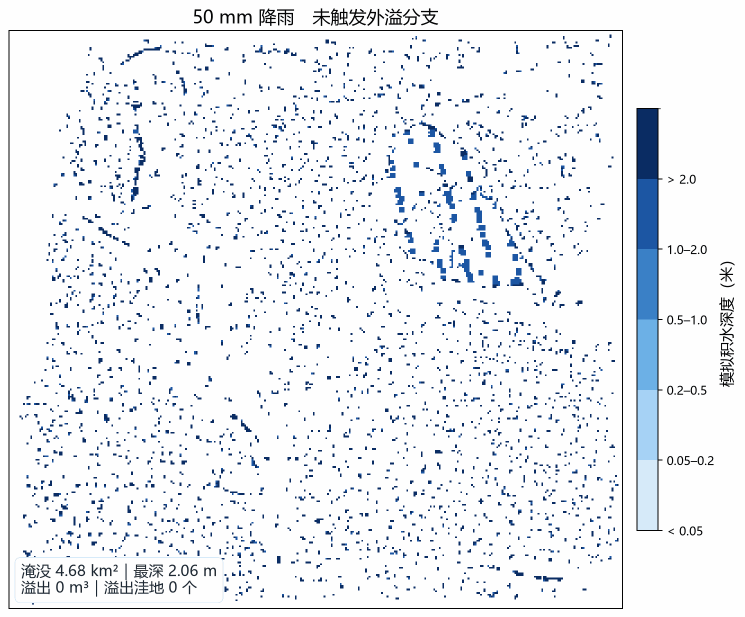
#> input picture data/evidence/rainfall_animation.gif, 1489 x 1234 px (shown at 1/2 size)
$ python verify_evidence_figures.py
#> lines starting #> are read from the running program, lines starting #| are printed output that depends on the picture
"""Verify the two evidence figures that carry the project's hardest claims.

`rainfall_animation.*` and `negative_result.*` are not decoration: the first is the
evidence that the spill branch runs at all, the second is the published negative
result. Both are checked against the JSON reports they were drawn from, because a
figure that disagrees with the file beside it is the failure this whole project is
organised against.

What is checked:

* the rainfall sidecar's numbers equal the independently produced
  `rainfall_sweep.json`, the ponded area is monotone in rainfall, and the spill
  branch is exercised at the top of the range but not at 100 mm;
* the GIF and MP4 exist, are non-trivial, and the GIF declares the expected number
  of frames;
* the negative-result sidecar's hit rate and AUC equal the run report's, and the
  AUC integrated from the plotted ROC equals the AUC computed by rank statistics —
  two independent computations of one number.

    python tests/verify_evidence_figures.py
"""

from __future__ import annotations

import json
import os
import struct
import sys

HERE = os.path.dirname(os.path.abspath(__file__))
ROOT = os.path.dirname(HERE)
sys.path.insert(0, os.path.join(ROOT, ".pylibs"))
sys.path.insert(0, ROOT)

FAILURES: list[str] = []


def check(ok: bool, msg: str) -> None:
    print(("  ok   " if ok else "  FAIL ") + msg)
    if not ok:
        FAILURES.append(msg)


def gif_frames(path: str) -> int:
    """Count frames by walking the GIF's frame list.

    Not by counting 0x2c bytes in the file: that separator also occurs inside the
    LZW-compressed image data, so byte counting reported 750 frames for an 8-frame
    animation and the check passed while verifying nothing.
    """
#> called with path = 'data/evidence/rainfall_animation.gif'
    from PIL import Image

    with Image.open(path) as image:
#> image is the input picture: PIL image 1489x1234 P; mean R, G, B 237.7, 240.2, 243.6
        count = 1
        try:
            while True:
                image.seek(image.tell() + 1)
                count += 1
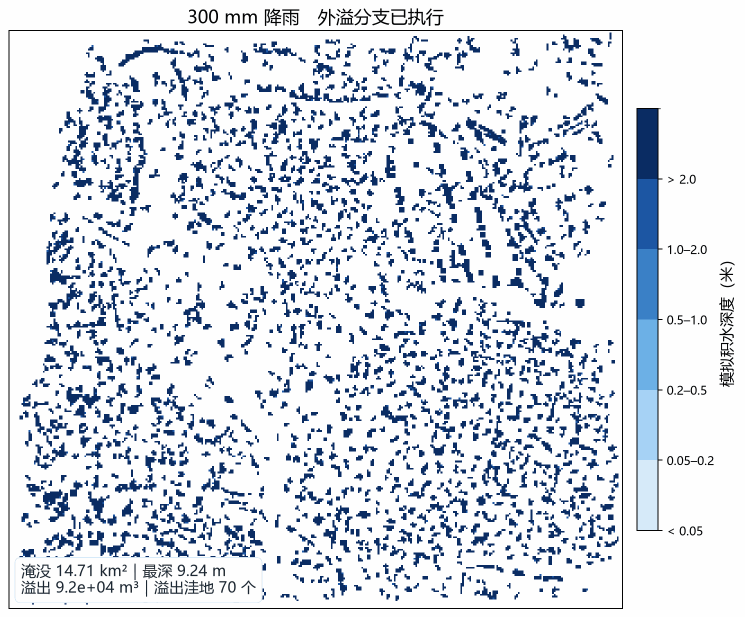
#> image: PIL image 1489x1234 RGB (shown at 1/2 size); mean R, G, B 216.8, 222.1, 230.1
#> after the loop, count = 5
        except EOFError:
            pass
        return count


def png_size(path: str):
    with open(path, "rb") as fh:
        head = fh.read(24)
    return struct.unpack(">II", head[16:24]) if head[:8] == b"\x89PNG\r\n\x1a\n" else None


def main() -> int:
    evidence = os.path.join(ROOT, "data", "evidence")

    # ---------------------------------------------------------------- rainfall
    print("=" * 72)
    print("rainfall sweep animation")
    sweep_path = os.path.join(evidence, "rainfall_sweep.json")
    sidecar_path = os.path.join(evidence, "rainfall_animation.json")
    check(os.path.exists(sweep_path), "the independent sweep record exists")
    check(os.path.exists(sidecar_path), "the animation sidecar exists")
    if os.path.exists(sweep_path) and os.path.exists(sidecar_path):
        with open(sweep_path, encoding="utf-8") as fh:
            sweep = json.load(fh)
        with open(sidecar_path, encoding="utf-8") as fh:
            sidecar = json.load(fh)
        recorded = {float(s["rain_mm"]): s for s in sweep["scenarios"]}
        drawn = {float(s["rain_mm"]): s for s in sidecar["scenarios"]}

        check(set(recorded) == set(drawn),
              "the same rainfall levels appear in both (%s)" % sorted(drawn))
        worst = []
        for rain in sorted(set(recorded) & set(drawn)):
            for key in ("ponded_km2", "max_depth_m", "overflowing_basins"):
                a, b = float(drawn[rain][key]), float(recorded[rain][key])
                if abs(a - b) > 1e-6:
                    worst.append((rain, key, a, b))
        check(not worst, "every drawn number equals the independent sweep (diff: %s)"
              % (worst[:3] or "none"))

        levels = [drawn[r]["ponded_km2"] for r in sorted(drawn)]
        check(all(levels[i] <= levels[i + 1] + 1e-9 for i in range(len(levels) - 1)),
              "ponded area is monotone in rainfall (%s)"
              % " -> ".join("%.2f" % v for v in levels))
        low = drawn.get(100.0, {})
        check(low.get("spilled_m3", 0.0) == 0.0,
              "the flagship 100 mm scenario spills nothing")
        top = drawn[max(drawn)]
        check(top["spilled_m3"] > 0 and top["overflowing_basins"] > 0,
              "the top of the range exercises the spill branch (%s m3 over %d basins)"
              % ("%.0f" % top["spilled_m3"], top["overflowing_basins"]))
        check(sidecar.get("checked_against"),
              "the sidecar records what its numbers were checked against")

    gif = os.path.join(evidence, "rainfall_animation.gif")
    check(os.path.exists(gif), "the GIF exists")
    if os.path.exists(gif):
        frames = gif_frames(gif)
#> (the run stopped early here; a loop or call above may not have finished)
